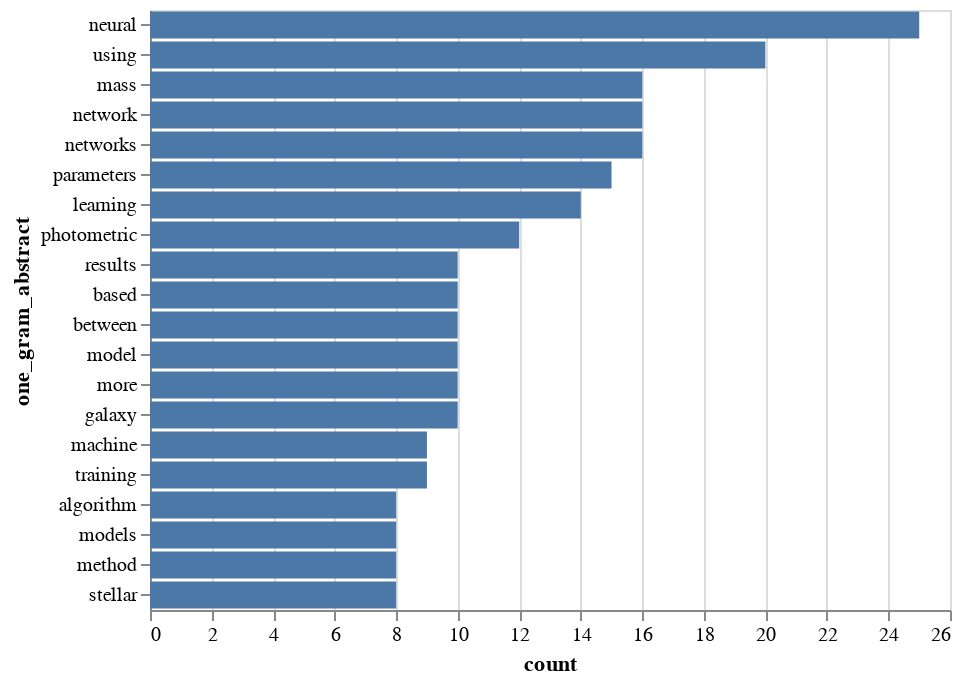

Notebook source saved alongside this figure:
### Code cell
data = pd.DataFrame(one_gram_abstract.most_common(20), columns=["one_gram_abstract", "count"])

alt.Chart(data).mark_bar().encode(
    x='count',
    y=alt.Y('one_gram_abstract', sort=alt.SortField(field="freq", op="sum", order="ascending")), 
)

### Figure 1 — Vega-Lite specification as saved in the notebook (floating-point values rounded to 4 significant figures)
{"$schema": "https://vega.github.io/schema/vega-lite/v2.4.3.json", "config": {"view": {"height": 300, "width": 400}}, "data": {"values": [{"count": 25, "one_gram_abstract": "neural"}, {"count": 20, "one_gram_abstract": "using"}, {"count": 16, "one_gram_abstract": "mass"}, {"count": 16, "one_gram_abstract": "network"}, {"count": 16, "one_gram_abstract": "networks"}, {"count": 15, "one_gram_abstract": "parameters"}, {"count": 14, "one_gram_abstract": "learning"}, {"count": 12, "one_gram_abstract": "photometric"}, {"count": 10, "one_gram_abstract": "results"}, {"count": 10, "one_gram_abstract": "based"}, {"count": 10, "one_gram_abstract": "between"}, {"count": 10, "one_gram_abstract": "model"}, {"count": 10, "one_gram_abstract": "more"}, {"count": 10, "one_gram_abstract": "galaxy"}, {"count": 9, "one_gram_abstract": "machine"}, {"count": 9, "one_gram_abstract": "training"}, {"count": 8, "one_gram_abstract": "algorithm"}, {"count": 8, "one_gram_abstract": "models"}, {"count": 8, "one_gram_abstract": "method"}, {"count": 8, "one_gram_abstract": "stellar"}]}, "encoding": {"x": {"field": "count", "type": "quantitative"}, "y": {"field": "one_gram_abstract", "sort": {"field": "freq", "op": "sum", "order": "ascending"}, "type": "nominal"}}, "mark": "bar"}
